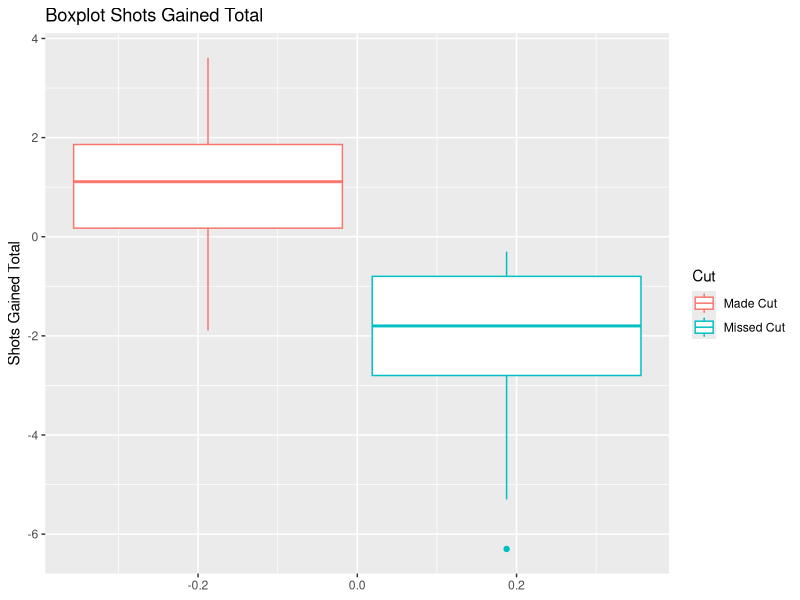
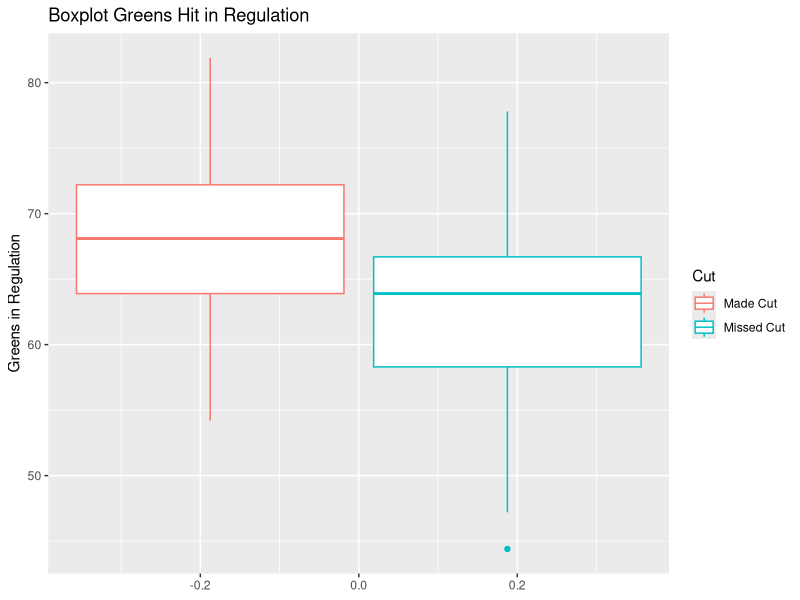

Recreate these plots in R, in order.
## ---- chunk 1
library(tidyverse)
## ---- chunk 2
# read in .txt using read.delim()
RegEx2 <- read.delim('Data_RegEx2.txt', 
                     fileEncoding = "UTF-8",
                     header = F,
                     quote = "")

# transform file to a vector
RegEx2V <- RegEx2[['V1']]

# transform vector to matrix, then to proper dimension data frame
playerDf <- as.data.frame(matrix(data = RegEx2V, ncol =16, byrow = TRUE))
## ---- chunk 3
# task 1: Rename original columns, create Player column first name last name

## name vectors
oldnames = c('V1','V2','V3','V4','V5','V6','V7','V8','V9','V10','V11','V12',
             'V13','V14','V15','V16')
newnames = c('Position', 'Player', 'FinalScore', 'THRU',
             'TODAY', 'SGPutt', 'SGARG','SGAPP','SGOTT',
             'SGT2G','SGTOT','DrDist','DrAcc','GIR',
             'FairProx','Scrambling')

## rename original columns
playerDf <- playerDf %>%
  rename_at(vars(oldnames), ~ newnames)

## deal with player's name
playerDf <- playerDf %>% 
  extract(Player, c('Last','First'),"(.+)\\s{1}(.+)") %>%
  unite("Player", First:Last, sep = " ")

# task 2: Remove Position equal to WD (i.e. player withdrew)
playerDf <- playerDf %>%
  filter(!Position == 'WD')

# task 3: Convert hyphens to NAs (view data file, right click hyphened cell, click Inspect, copy that hyphen element to get correct size of hyphen to change to NAs)
playerDf <- playerDf %>%
  mutate(across(everything(), ~gsub("—",NA,.)))

# task 4: Print head and tail to see if results match images provided
head(playerDf)
tail(playerDf)
## ---- chunk 4
# task 1: Convert SGTOT and GIR to Numeric while dropping %
playerDf  <- playerDf %>%
  mutate(SGTOT = gsub("%","",SGTOT)) %>%
  mutate(GIR = gsub("%","",GIR)) %>%
  mutate(SGTOT = as.numeric(SGTOT)) %>%
  mutate(GIR = as.numeric(GIR))

# task 2: Create new column Cut based on values of Position where CUT is Missed Cut and Made Cut is otherwise
playerDf$Cut <- ifelse(playerDf$Position == 'CUT', "Missed Cut", "Made Cut")
## ---- chunk 5
# Task 1: Boxplot Shots Gained Total
playerDf %>%
  ggplot(aes(y = SGTOT, color = Cut)) +
  geom_boxplot() +
  ggtitle("Boxplot Shots Gained Total") +
  ylab('Shots Gained Total')
## ---- chunk 6
# Task 2: Boxplot Greens Hit in Regulation
playerDf %>%
  ggplot(aes(y = GIR, color = Cut)) +
  geom_boxplot() +
  ggtitle("Boxplot Greens Hit in Regulation") +
  ylab('Greens in Regulation')
